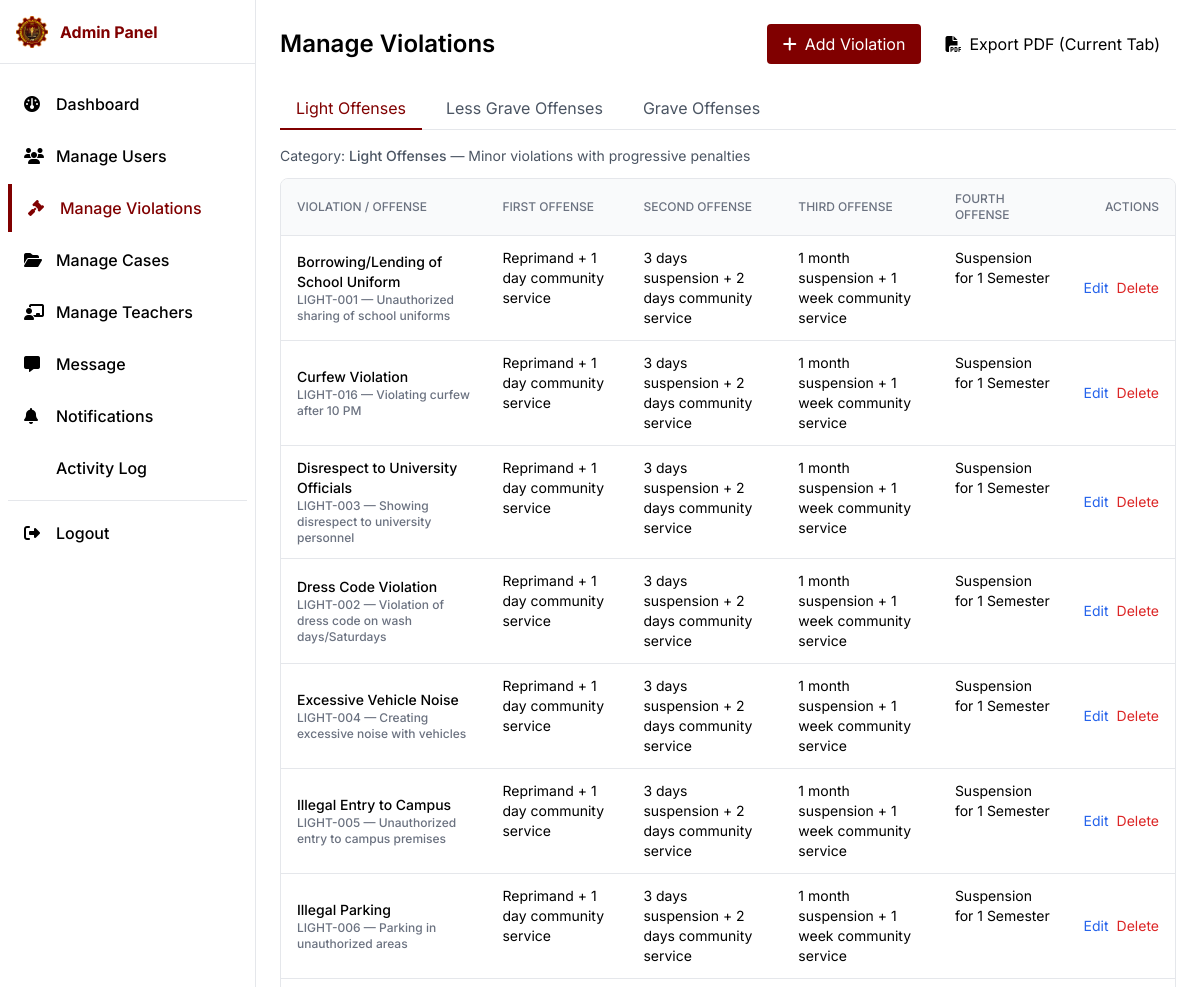
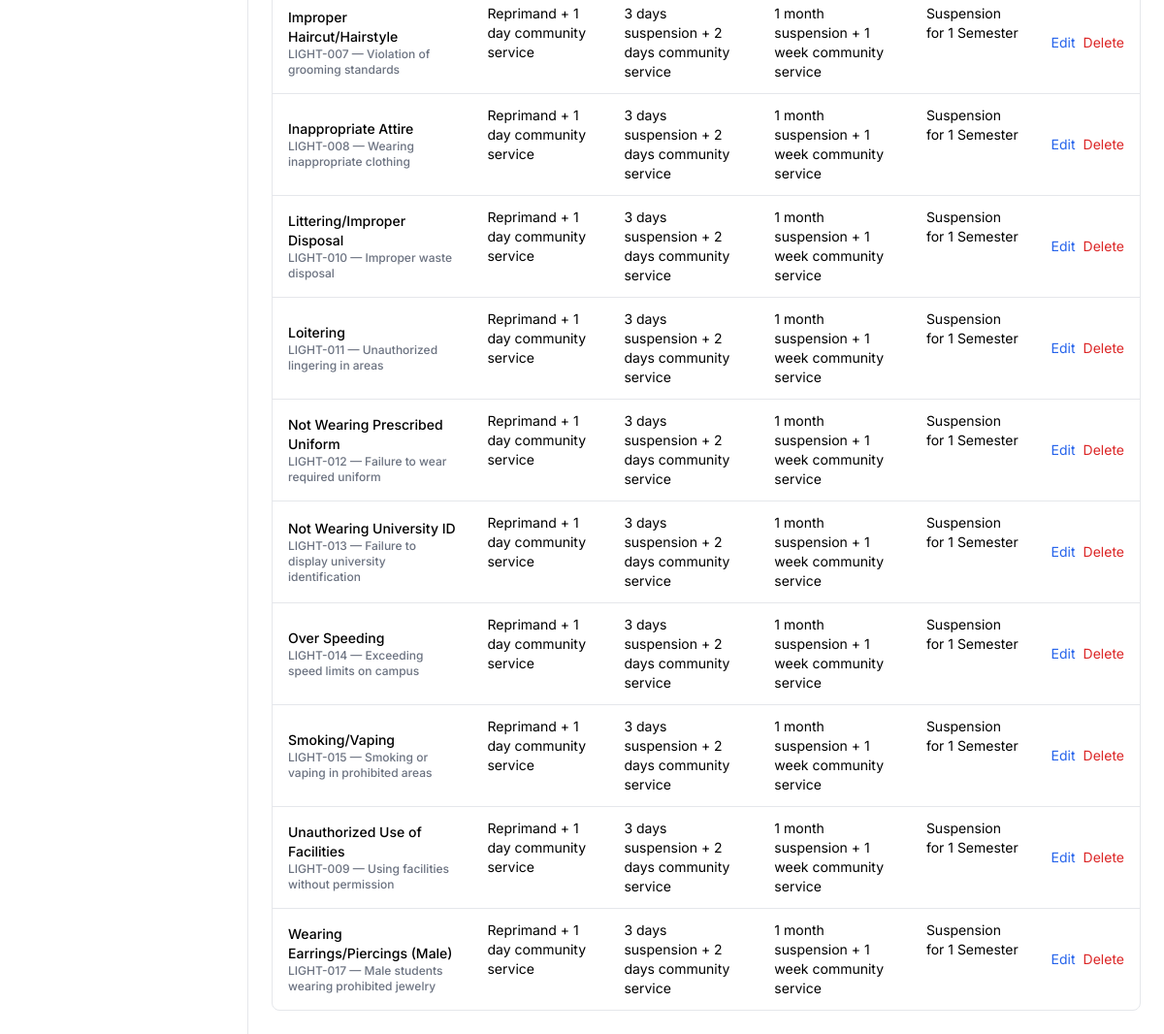
Screenshot of /pages/Admin/manage-violations.php with the database file from the repository (2 pictures, top to bottom).
### tables this page shows
CREATE TABLE `violation_categories` (
  `id` tinyint(3) UNSIGNED NOT NULL,
  `name` varchar(50) NOT NULL,
  `description` varchar(255) DEFAULT NULL,
  `created_at` timestamp NOT NULL DEFAULT current_timestamp()
);

CREATE TABLE `violation_types` (
  `id` int(10) UNSIGNED NOT NULL,
  `category_id` tinyint(3) UNSIGNED NOT NULL,
  `code` varchar(30) NOT NULL,
  `name` varchar(150) NOT NULL,
  `description` text DEFAULT NULL,
  `points` int(11) DEFAULT 0,
  `created_at` timestamp NOT NULL DEFAULT current_timestamp()
);

### pages/Admin/manage-violations.php (the view, shortened to what this page needs)
<?php
  require_once __DIR__ . '/../../database/database.php';
  $currentTab = (int)($_GET['tab'] ?? 0);
  $categories = $pdo->query('SELECT id, name, description FROM violation_categories ORDER BY id ASC')->fetchAll(PDO::FETCH_ASSOC);
  if ($currentTab === 0 && $categories) { $currentTab = (int)$categories[0]['id']; }
  $violationsByCat = [];
  $stmt = $pdo->query('SELECT vt.id, vt.category_id, vt.code, vt.name, vt.description,
                              MAX(CASE WHEN vp.offense_number = 1 THEN vp.penalty_description END) AS p1,
                              MAX(CASE WHEN vp.offense_number = 2 THEN vp.penalty_description END) AS p2,
                              MAX(CASE WHEN vp.offense_number = 3 THEN vp.penalty_description END) AS p3,
                              MAX(CASE WHEN vp.offense_number = 4 THEN vp.penalty_description END) AS p4
                       FROM violation_types vt
                       LEFT JOIN violation_penalties vp ON vp.violation_type_id = vt.id
                       GROUP BY vt.id
                       ORDER BY vt.category_id ASC, vt.name ASC');
  $rows = $stmt->fetchAll(PDO::FETCH_ASSOC);
  foreach ($rows as $r) { $violationsByCat[(int)$r['category_id']][] = $r; }
?>
<?php $pageTitle = 'Manage Violations - SDMS'; include_once __DIR__ . '/../../components/admin-head.php'; ?>
<div class="md:ml-64">
  <?php include_once __DIR__ . '/../../components/admin-sidebar.php'; ?>
  <main class="p-6">
    <div class="max-w-7xl mx-auto">
      <div class="flex items-center justify-between mb-6">
        <h1 class="text-2xl font-semibold text-dark">Manage Violations</h1>
        <div class="flex gap-2">
          <button id="btnOpenCreateViolation" class="px-4 py-2 bg-primary text-white rounded hover:opacity-90"><i class="fa fa-plus mr-2"></i>Add Violation</button>
          <button id="btnExportPdf" class="px-4 py-2 bg-secondary text-black rounded hover:opacity-90"><i class="fa fa-file-pdf mr-2"></i>Export PDF (Current Tab)</button>
        </div>
      </div>
      <div class="border-b border-gray-200 mb-4">
        <nav class="-mb-px flex flex-wrap gap-2" aria-label="Tabs">
          <?php foreach ($categories as $cat): $cid=(int)$cat['id']; $active=$cid===$currentTab; ?>
            <a href="?tab=<?php echo $cid; ?>" class="px-4 py-2 border-b-2 <?php echo $active?'border-primary text-primary':'border-transparent text-gray-600 hover:text-primary hover:border-primary'; ?>">
              <?php echo htmlspecialchars($cat['name']); ?>
            </a>
          <?php endforeach; ?>
        </nav>
      </div>
      <?php foreach ($categories as $cat): $cid=(int)$cat['id']; if ($cid !== $currentTab) continue; ?>
        <div id="categoryPanel_<?php echo $cid; ?>" class="space-y-3">
          <div class="text-sm text-gray-600">Category: <span class="font-medium"><?php echo htmlspecialchars($cat['name']); ?></span> — <?php echo htmlspecialchars($cat['description'] ?? ''); ?></div>
          <div id="tableWrap_<?php echo $cid; ?>" class="overflow-x-auto bg-white border border-gray-200 rounded-lg">
            <table class="min-w-full divide-y divide-gray-200" id="violationsTable_<?php echo $cid; ?>">
              <thead class="bg-gray-50">
                <tr>
                  <th class="px-4 py-3 text-left text-xs font-medium text-gray-500 uppercase">Violation / Offense</th>
                  <th class="px-4 py-3 text-left text-xs font-medium text-gray-500 uppercase">First Offense</th>
                  <th class="px-4 py-3 text-left text-xs font-medium text-gray-500 uppercase">Second Offense</th>
                  <th class="px-4 py-3 text-left text-xs font-medium text-gray-500 uppercase">Third Offense</th>
                  <th class="px-4 py-3 text-left text-xs font-medium text-gray-500 uppercase">Fourth Offense</th>
                  <th class="px-4 py-3 text-right text-xs font-medium text-gray-500 uppercase">Actions</th>
                </tr>
              </thead>
              <tbody class="divide-y divide-gray-200">
                <?php $items = $violationsByCat[$cid] ?? []; ?>
                <?php if (!$items): ?>
                  <tr><td colspan="6" class="px-4 py-6 text-center text-gray-500">No violations found in this category.</td></tr>
                <?php else: ?>
                  <?php foreach ($items as $v): ?>
                    <tr class="hover:bg-gray-50">
                      <td class="px-4 py-3 text-sm font-medium text-dark">
                        <div class="flex flex-col">
                          <span><?php echo htmlspecialchars($v['name']); ?></span>
                          <span class="text-xs text-gray-500"><?php echo htmlspecialchars($v['code']); ?><?php echo $v['description']?(' — '.htmlspecialchars($v['description'])):''; ?></span>
                        </div>
                      </td>
                      <td class="px-4 py-3 text-sm align-top"><?php echo nl2br(htmlspecialchars($v['p1'] ?? '—')); ?></td>
                      <td class="px-4 py-3 text-sm align-top"><?php echo nl2br(htmlspecialchars($v['p2'] ?? '—')); ?></td>
                      <td class="px-4 py-3 text-sm align-top"><?php echo nl2br(htmlspecialchars($v['p3'] ?? '—')); ?></td>
                      <td class="px-4 py-3 text-sm align-top"><?php echo nl2br(htmlspecialchars($v['p4'] ?? '—')); ?></td>
                      <td class="px-4 py-3 text-sm text-right">
                        <div class="inline-flex gap-2">
                          <button class="text-blue-600 hover:underline" onclick='openEditViolation(<?php echo json_encode([
                            'id' => (int)$v['id'],
                            'category_id' => $cid,
                            'code' => $v['code'],
                            'name' => $v['name'],
                            'description' => $v['description'],
                            'p1' => $v['p1'] ?? '',
                            'p2' => $v['p2'] ?? '',
                            'p3' => $v['p3'] ?? '',
                            'p4' => $v['p4'] ?? ''
                          ], JSON_HEX_TAG|JSON_HEX_APOS|JSON_HEX_AMP|JSON_HEX_QUOT); ?>)'>Edit</button>
                          <form method="post" class="inline confirm-delete">
                            <button class="text-red-600 hover:underline">Delete</button>
                          </form>
                        </div>
                      </td>
                    </tr>
                  <?php endforeach; ?>
                <?php endif; ?>
              </tbody>
            </table>
          </div>
        </div>
      <?php endforeach; ?>
    </div>
  </main>
</div>
<?php include_once __DIR__ . '/../../components/admin-footer.php'; ?>

### css/brand-fallback.css (style rules this page uses)
:root { --brand-primary: #800000; --brand-secondary: #a52a2a; }
.text-primary { color: var(--brand-primary) !important; }
.bg-primary { background-color: var(--brand-primary) !important; }
.border-primary { border-color: var(--brand-primary) !important; }

### components/admin-head.php (style rules this page uses)
body { font-family: 'Inter', ui-sans-serif, system-ui, -apple-system, Segoe UI, Roboto, Helvetica, Arial, "Apple Color Emoji", "Segoe UI Emoji"; }

### rows the page displays
violation_categories: name "Light Offenses", description "Minor violations with progressive penalties"
violation_categories: name "Less Grave Offenses"
violation_categories: name "Grave Offenses"
violation_types: name "Borrowing/Lending of School Uniform", code "LIGHT-001", description "Unauthorized sharing of school uniforms", p1 "Reprimand + 1 day community service", p2 "3 days suspension + 2 days community service", p3 "1 month suspension + 1 week community service", p4 "Suspension for 1 Semester"
violation_types: name "Curfew Violation", code "LIGHT-016", description "Violating curfew after 10 PM", p1 "Reprimand + 1 day community service", p2 "3 days suspension + 2 days community service", p3 "1 month suspension + 1 week community service", p4 "Suspension for 1 Semester"
violation_types: name "Disrespect to University Officials", code "LIGHT-003", description "Showing disrespect to university personnel", p1 "Reprimand + 1 day community service", p2 "3 days suspension + 2 days community service", p3 "1 month suspension + 1 week community service", p4 "Suspension for 1 Semester"
violation_types: name "Dress Code Violation", code "LIGHT-002", description "Violation of dress code on wash days/Saturdays", p1 "Reprimand + 1 day community service", p2 "3 days suspension + 2 days community service", p3 "1 month suspension + 1 week community service", p4 "Suspension for 1 Semester"
violation_types: name "Excessive Vehicle Noise", code "LIGHT-004", description "Creating excessive noise with vehicles", p1 "Reprimand + 1 day community service", p2 "3 days suspension + 2 days community service", p3 "1 month suspension + 1 week community service", p4 "Suspension for 1 Semester"
violation_types: name "Illegal Entry to Campus", code "LIGHT-005", description "Unauthorized entry to campus premises", p1 "Reprimand + 1 day community service", p2 "3 days suspension + 2 days community service", p3 "1 month suspension + 1 week community service", p4 "Suspension for 1 Semester"
violation_types: name "Illegal Parking", code "LIGHT-006", description "Parking in unauthorized areas", p1 "Reprimand + 1 day community service", p2 "3 days suspension + 2 days community service", p3 "1 month suspension + 1 week community service", p4 "Suspension for 1 Semester"
violation_types: name "Improper Haircut/Hairstyle", code "LIGHT-007", description "Violation of grooming standards", p1 "Reprimand + 1 day community service", p2 "3 days suspension + 2 days community service", p3 "1 month suspension + 1 week community service", p4 "Suspension for 1 Semester"
violation_types: name "Inappropriate Attire", code "LIGHT-008", description "Wearing inappropriate clothing", p1 "Reprimand + 1 day community service", p2 "3 days suspension + 2 days community service", p3 "1 month suspension + 1 week community service", p4 "Suspension for 1 Semester"
violation_types: name "Littering/Improper Disposal", code "LIGHT-010", description "Improper waste disposal", p1 "Reprimand + 1 day community service", p2 "3 days suspension + 2 days community service", p3 "1 month suspension + 1 week community service", p4 "Suspension for 1 Semester"
violation_types: name "Loitering", code "LIGHT-011", description "Unauthorized lingering in areas", p1 "Reprimand + 1 day community service", p2 "3 days suspension + 2 days community service", p3 "1 month suspension + 1 week community service", p4 "Suspension for 1 Semester"
violation_types: name "Not Wearing Prescribed Uniform", code "LIGHT-012", description "Failure to wear required uniform", p1 "Reprimand + 1 day community service", p2 "3 days suspension + 2 days community service", p3 "1 month suspension + 1 week community service", p4 "Suspension for 1 Semester"
violation_types: name "Not Wearing University ID", code "LIGHT-013", description "Failure to display university identification", p1 "Reprimand + 1 day community service", p2 "3 days suspension + 2 days community service", p3 "1 month suspension + 1 week community service", p4 "Suspension for 1 Semester"
violation_types: name "Over Speeding", code "LIGHT-014", description "Exceeding speed limits on campus", p1 "Reprimand + 1 day community service", p2 "3 days suspension + 2 days community service", p3 "1 month suspension + 1 week community service", p4 "Suspension for 1 Semester"
violation_types: name "Smoking/Vaping", code "LIGHT-015", description "Smoking or vaping in prohibited areas", p1 "Reprimand + 1 day community service", p2 "3 days suspension + 2 days community service", p3 "1 month suspension + 1 week community service", p4 "Suspension for 1 Semester"
violation_types: name "Unauthorized Use of Facilities", code "LIGHT-009", description "Using facilities without permission", p1 "Reprimand + 1 day community service", p2 "3 days suspension + 2 days community service", p3 "1 month suspension + 1 week community service", p4 "Suspension for 1 Semester"
violation_types: name "Wearing Earrings/Piercings (Male)", code "LIGHT-017", description "Male students wearing prohibited jewelry", p1 "Reprimand + 1 day community service", p2 "3 days suspension + 2 days community service", p3 "1 month suspension + 1 week community service", p4 "Suspension for 1 Semester"
